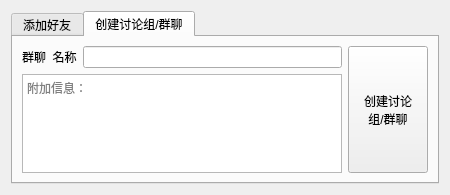
<?xml version="1.0" encoding="UTF-8"?>
<ui version="4.0">
 <class>Addwin</class>
 <widget class="QWidget" name="Addwin">
  <property name="geometry">
   <rect>
    <x>0</x>
    <y>0</y>
    <width>450</width>
    <height>195</height>
   </rect>
  </property>
  <property name="windowTitle">
   <string>添加好友</string>
  </property>
  <property name="windowIcon">
   <iconset resource="../image.qrc">
    <normaloff>:/resource/1.gif</normaloff>:/resource/1.gif</iconset>
  </property>
  <layout class="QGridLayout" name="gridLayout_5">
   <item row="0" column="0">
    <widget class="QTabWidget" name="tabWidget">
     <property name="currentIndex">
      <number>1</number>
     </property>
     <widget class="QWidget" name="tab">
      <attribute name="title">
       <string>添加好友</string>
      </attribute>
      <layout class="QGridLayout" name="gridLayout">
       <item row="0" column="0">
        <layout class="QVBoxLayout" name="verticalLayout">
         <item>
          <layout class="QHBoxLayout" name="horizontalLayout">
           <item>
            <widget class="QLabel" name="label">
             <property name="text">
              <string>账号/呢称</string>
             </property>
            </widget>
           </item>
           <item>
            <widget class="QLineEdit" name="add_NameEdit">
             <property name="text">
              <string/>
             </property>
            </widget>
           </item>
          </layout>
         </item>
        </layout>
       </item>
       <item row="0" column="1">
        <widget class="QPushButton" name="addBt">
         <property name="sizePolicy">
          <sizepolicy hsizetype="Preferred" vsizetype="Preferred">
           <horstretch>0</horstretch>
           <verstretch>0</verstretch>
          </sizepolicy>
         </property>
         <property name="text">
          <string>添加好友</string>
         </property>
        </widget>
       </item>
       <item row="1" column="0" colspan="2">
        <widget class="QTextEdit" name="textEdit">
         <property name="placeholderText">
          <string>附加信息：</string>
         </property>
        </widget>
       </item>
      </layout>
     </widget>
     <widget class="QWidget" name="tab_2">
      <attribute name="title">
       <string>创建讨论组/群聊</string>
      </attribute>
      <layout class="QGridLayout" name="gridLayout_2">
       <item row="0" column="0">
        <layout class="QHBoxLayout" name="horizontalLayout_3">
         <item>
          <layout class="QVBoxLayout" name="verticalLayout_2">
           <item>
            <layout class="QHBoxLayout" name="horizontalLayout_2">
             <item>
              <widget class="QLabel" name="label_5">
               <property name="text">
                <string>群聊  名称</string>
               </property>
              </widget>
             </item>
             <item>
              <widget class="QLineEdit" name="UDPname_addproEdit"/>
             </item>
            </layout>
           </item>
           <item>
            <widget class="QTextEdit" name="textEdit_2">
             <property name="styleSheet">
              <string notr="true"/>
             </property>
             <property name="placeholderText">
              <string>附加信息：</string>
             </property>
            </widget>
           </item>
          </layout>
         </item>
         <item>
          <widget class="QPushButton" name="UDP_addBt">
           <property name="sizePolicy">
            <sizepolicy hsizetype="Preferred" vsizetype="Preferred">
             <horstretch>0</horstretch>
             <verstretch>0</verstretch>
            </sizepolicy>
           </property>
           <property name="maximumSize">
            <size>
             <width>100</width>
             <height>16777215</height>
            </size>
           </property>
           <property name="text">
            <string>创建讨论
组/群聊</string>
           </property>
          </widget>
         </item>
        </layout>
       </item>
      </layout>
     </widget>
    </widget>
   </item>
  </layout>
 </widget>
 <resources>
  <include location="../image.qrc"/>
 </resources>
 <connections/>
</ui>
